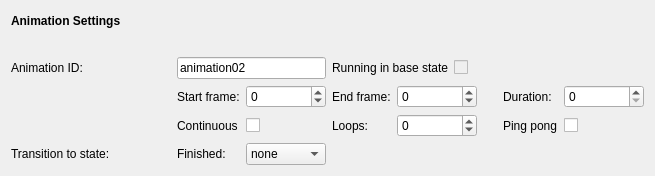
<?xml version="1.0" encoding="UTF-8"?>
<ui version="4.0">
 <class>QmlDesigner::TimelineAnimationForm</class>
 <widget class="QWidget" name="QmlDesigner::TimelineAnimationForm">
  <property name="geometry">
   <rect>
    <x>0</x>
    <y>0</y>
    <width>641</width>
    <height>176</height>
   </rect>
  </property>
  <layout class="QGridLayout" name="gridLayout">
   <item row="4" column="3">
    <widget class="QLabel" name="label_16">
     <property name="text">
      <string>Loops:</string>
     </property>
    </widget>
   </item>
   <item row="0" column="1">
    <widget class="QLabel" name="label_10">
     <property name="text">
      <string/>
     </property>
    </widget>
   </item>
   <item row="4" column="4" colspan="2">
    <widget class="QSpinBox" name="loops">
     <property name="minimumSize">
      <size>
       <width>80</width>
       <height>0</height>
      </size>
     </property>
     <property name="maximumSize">
      <size>
       <width>80</width>
       <height>16777215</height>
      </size>
     </property>
     <property name="minimum">
      <number>-1</number>
     </property>
     <property name="maximum">
      <number>1000</number>
     </property>
    </widget>
   </item>
   <item row="4" column="1">
    <widget class="QLabel" name="label_15">
     <property name="text">
      <string>Continuous</string>
     </property>
    </widget>
   </item>
   <item row="4" column="2">
    <widget class="QCheckBox" name="continuous">
     <property name="text">
      <string/>
     </property>
    </widget>
   </item>
   <item row="5" column="2">
    <widget class="QComboBox" name="transitionToState">
     <item>
      <property name="text">
       <string>none</string>
      </property>
     </item>
    </widget>
   </item>
   <item row="0" column="0">
    <widget class="QLabel" name="label_2">
     <property name="minimumSize">
      <size>
       <width>160</width>
       <height>0</height>
      </size>
     </property>
     <property name="font">
      <font>
       <weight>75</weight>
       <bold>true</bold>
      </font>
     </property>
     <property name="text">
      <string>Animation Settings</string>
     </property>
    </widget>
   </item>
   <item row="1" column="9">
    <spacer name="horizontalSpacer_5">
     <property name="orientation">
      <enum>Qt::Horizontal</enum>
     </property>
     <property name="sizeType">
      <enum>QSizePolicy::Expanding</enum>
     </property>
     <property name="sizeHint" stdset="0">
      <size>
       <width>213</width>
       <height>20</height>
      </size>
     </property>
    </spacer>
   </item>
   <item row="2" column="0">
    <widget class="QLabel" name="label_11">
     <property name="minimumSize">
      <size>
       <width>140</width>
       <height>0</height>
      </size>
     </property>
     <property name="text">
      <string>Animation ID:</string>
     </property>
    </widget>
   </item>
   <item row="3" column="9">
    <spacer name="horizontalSpacer_7">
     <property name="orientation">
      <enum>Qt::Horizontal</enum>
     </property>
     <property name="sizeType">
      <enum>QSizePolicy::Expanding</enum>
     </property>
     <property name="sizeHint" stdset="0">
      <size>
       <width>213</width>
       <height>20</height>
      </size>
     </property>
    </spacer>
   </item>
   <item row="3" column="8">
    <widget class="QSpinBox" name="duration">
     <property name="minimumSize">
      <size>
       <width>80</width>
       <height>0</height>
      </size>
     </property>
     <property name="maximumSize">
      <size>
       <width>80</width>
       <height>16777215</height>
      </size>
     </property>
     <property name="minimum">
      <number>0</number>
     </property>
     <property name="maximum">
      <number>100000</number>
     </property>
    </widget>
   </item>
   <item row="5" column="1">
    <widget class="QLabel" name="label_23">
     <property name="text">
      <string>Finished:</string>
     </property>
    </widget>
   </item>
   <item row="4" column="7">
    <widget class="QLabel" name="label_17">
     <property name="text">
      <string>Ping pong</string>
     </property>
    </widget>
   </item>
   <item row="4" column="8">
    <widget class="QCheckBox" name="pingPong">
     <property name="text">
      <string/>
     </property>
    </widget>
   </item>
   <item row="4" column="9">
    <spacer name="horizontalSpacer_8">
     <property name="orientation">
      <enum>Qt::Horizontal</enum>
     </property>
     <property name="sizeType">
      <enum>QSizePolicy::Expanding</enum>
     </property>
     <property name="sizeHint" stdset="0">
      <size>
       <width>213</width>
       <height>20</height>
      </size>
     </property>
    </spacer>
   </item>
   <item row="5" column="0">
    <widget class="QLabel" name="label_20">
     <property name="minimumSize">
      <size>
       <width>140</width>
       <height>0</height>
      </size>
     </property>
     <property name="text">
      <string>Transition to state:</string>
     </property>
    </widget>
   </item>
   <item row="2" column="1" colspan="2">
    <widget class="QLineEdit" name="idLineEdit">
     <property name="text">
      <string>animation02</string>
     </property>
    </widget>
   </item>
   <item row="2" column="3" colspan="2">
    <widget class="QLabel" name="label_18">
     <property name="enabled">
      <bool>true</bool>
     </property>
     <property name="text">
      <string>Running in base state</string>
     </property>
    </widget>
   </item>
   <item row="3" column="2">
    <widget class="QSpinBox" name="startFrame">
     <property name="sizePolicy">
      <sizepolicy hsizetype="Expanding" vsizetype="Fixed">
       <horstretch>0</horstretch>
       <verstretch>0</verstretch>
      </sizepolicy>
     </property>
     <property name="minimumSize">
      <size>
       <width>80</width>
       <height>0</height>
      </size>
     </property>
     <property name="maximumSize">
      <size>
       <width>80</width>
       <height>16777215</height>
      </size>
     </property>
     <property name="minimum">
      <number>-100000</number>
     </property>
     <property name="maximum">
      <number>100000</number>
     </property>
    </widget>
   </item>
   <item row="3" column="1">
    <widget class="QLabel" name="label_12">
     <property name="text">
      <string>Start frame:</string>
     </property>
    </widget>
   </item>
   <item row="2" column="5">
    <widget class="QCheckBox" name="running">
     <property name="enabled">
      <bool>false</bool>
     </property>
     <property name="text">
      <string/>
     </property>
    </widget>
   </item>
   <item row="2" column="9">
    <spacer name="horizontalSpacer_6">
     <property name="orientation">
      <enum>Qt::Horizontal</enum>
     </property>
     <property name="sizeType">
      <enum>QSizePolicy::Expanding</enum>
     </property>
     <property name="sizeHint" stdset="0">
      <size>
       <width>213</width>
       <height>20</height>
      </size>
     </property>
    </spacer>
   </item>
   <item row="3" column="7">
    <widget class="QLabel" name="label_14">
     <property name="text">
      <string>Duration:</string>
     </property>
    </widget>
   </item>
   <item row="3" column="3">
    <widget class="QLabel" name="label_13">
     <property name="text">
      <string>End frame:</string>
     </property>
    </widget>
   </item>
   <item row="3" column="4" colspan="3">
    <widget class="QSpinBox" name="endFrame">
     <property name="minimumSize">
      <size>
       <width>80</width>
       <height>0</height>
      </size>
     </property>
     <property name="maximumSize">
      <size>
       <width>80</width>
       <height>16777215</height>
      </size>
     </property>
     <property name="minimum">
      <number>-100000</number>
     </property>
     <property name="maximum">
      <number>100000</number>
     </property>
    </widget>
   </item>
  </layout>
 </widget>
 <resources/>
 <connections/>
</ui>
